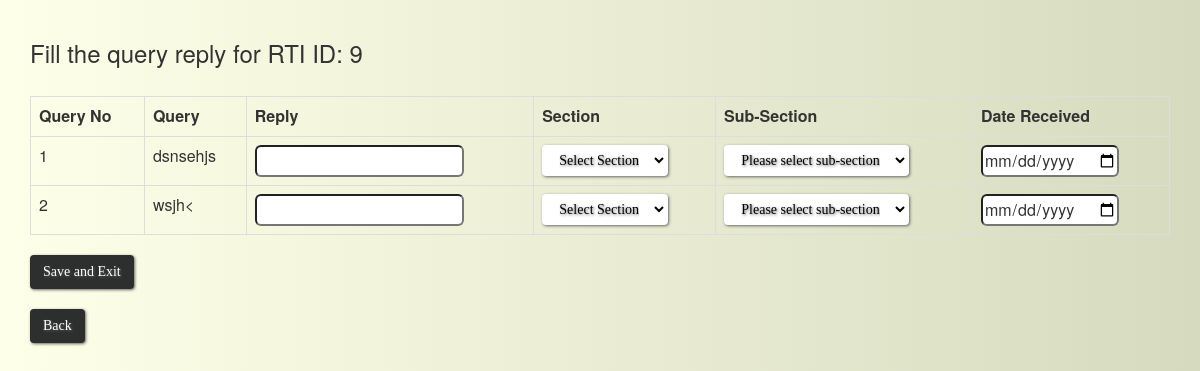
Page /reply_queries.php?id=9 on the committed database.
### tables this page shows
CREATE TABLE `t2` (
  `id` int(11) NOT NULL,
  `q_no` int(11) NOT NULL,
  `ques` varchar(200) NOT NULL,
  `map` varchar(50) NOT NULL,
  `date_sent` date NOT NULL
);

### reply_queries.php (the view, shortened to what this page needs)
<html>
<head>
    <link rel="stylesheet" href="css/background.css">
    <link rel="stylesheet" href="bootstrap/css/bootstrap.min.css">
</head>
<body>
<div class="container">
<?php
    include 'config_database.php';
    $id=$_GET['id'];
    $k = "SELECT * FROM t2 WHERE id=".$id.";";
    $query=mysqli_query($con,$k);
    $data2=mysqli_num_rows($query);
    $a=$data2;
    echo "<br><h3>Fill the query reply for RTI ID: ".$id."</h3><br>";
    echo "<table class='table table-bordered'>
            <tbody>
                <tr>
                    <th>Query No</th>
                    <th>Query</th>
                    <th>Reply</th>
                    <th>Section</th>
                    <th>Sub-Section</th>
                    <th>Date Received</th>
                </tr>";
    echo "<form action=reply_form.php method=post>";
    while( $a!=0)
    {
        $data3=mysqli_fetch_array($query);
        $ans="ans".$a;
        $sec="sec".$a;
        $date_rec="date_rec".$a;
?>
    <tr>
        <td> <?php echo $data3['q_no']?> </td>
        <td> <?php echo $data3['ques']?></td>
        <td><input  style="height:32px" type=text name=<?php echo $ans; ?>></td>
        <td>
            <select class="btn" style="background:white; color:black" onchange="javascript: dynamicdropdown(this.options[this.selectedIndex].value, this.name);" name=<?php echo $sec; ?>>
                <option value="">Select Section</option>
            </select>
        </td>
        <td>
        <div>
            <script type="text/javascript" language="JavaScript">
                document.write('<select class="btn" style="background:white; color:black" name="subsec" id="subsec" ><option value="">Please select sub-section</option></select>')
                document.getElementById("subsec").name=blah;
                document.getElementById("subsec").id=blah;
            </script>
        </div>
        </td>
        <td><input  style="height:32px" type=date name=<?php echo $date_rec;?> placeholder=YYYY-MM-DD></td>
    </tr>
<?php
        $a--;
    }
    echo "</table>" ;
    echo "<input type=submit name=save class=btn value='Save and Exit' >";
    echo "<br><br><a href='previd.php?id=".$id."' class=btn>Back</a>";
?>
</div>
</body>
</html>

### css/background.css (style rules this page uses)
body { background: #feffe8; background: -moz-linear-gradient(left, #feffe8 0%, #d6dbbf 100%); background: -webkit-linear-gradient(left, #feffe8 0%,#d6dbbf 100%); background: linear-gradient(to right, #feffe8 0%,#d6dbbf 100%); filter: progid:DXImageTransform.Microsoft.gradient( startColorstr='#feffe8', endColorstr='#d6dbbf',GradientType=1 ); }
.btn { background: #2d2e2e; background-image: -webkit-linear-gradient(top, #2d2e2e, #6b696b); background-image: -moz-linear-gradient(top, #2d2e2e, #6b696b); background-image: -ms-linear-gradient(top, #2d2e2e, #6b696b); background-image: -o-linear-gradient(top, #2d2e2e, #6b696b); background-image: linear-gradient(to bottom, #2d2e2e, #6b696b); -webkit-border-radius: 23; -moz-border-radius: 23; border-radius: 23px; text-shadow: 1px 1px 3px #616161; -webkit-box-shadow: 1px 1px 3px #666666; -moz-box-shadow: 1px 1px 3px #666666; box-shadow: 1px 1px 3px #666666; font-family: Georgia; color: #ffffff; font-size: 20px; padding: 10px 20px 10px 20px; text-decoration: none; }
input { border-radius: 6px; }

### rows in the picture
t2: q_no "1", ques "dsnsehjs"
t2: q_no "2", ques "wsjh<"

### other values in the picture
$id "9"
